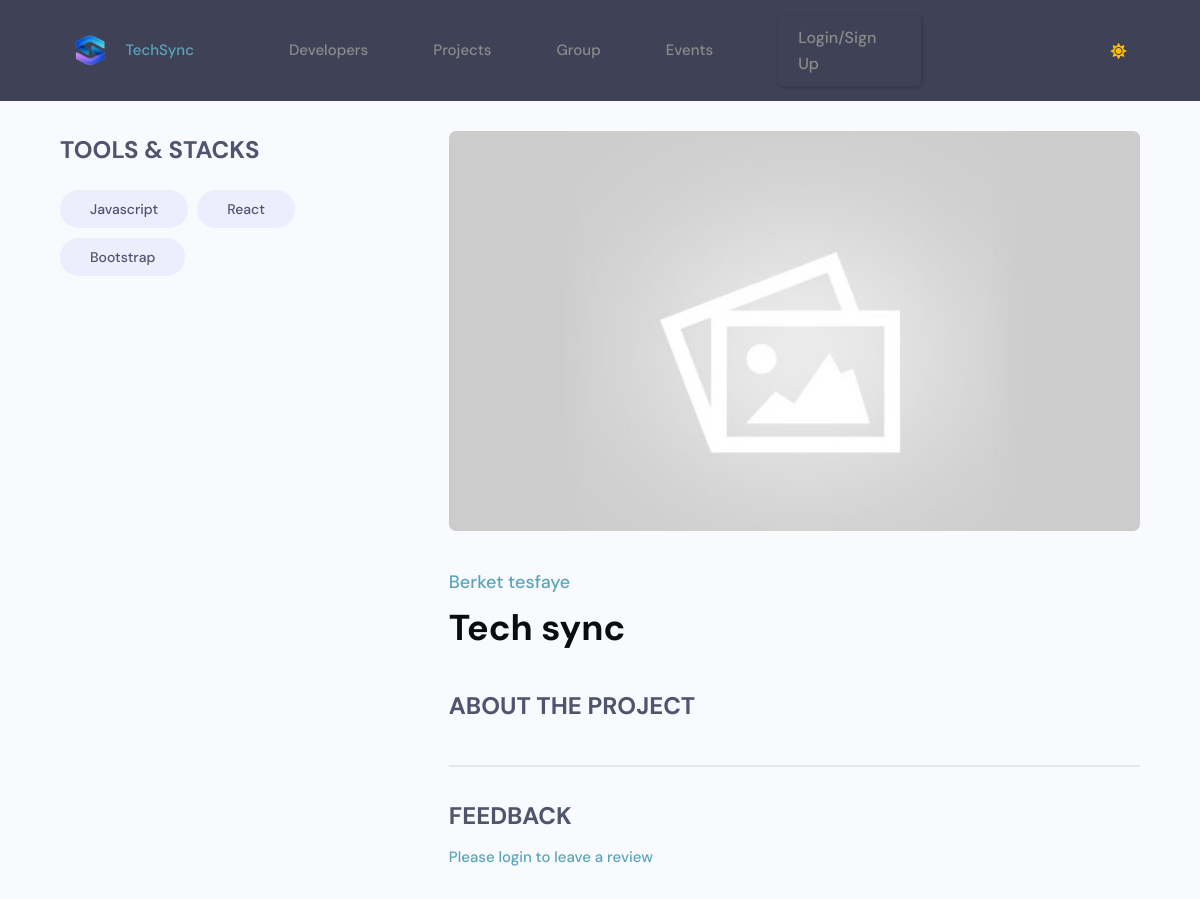
/projects/project_detail/0aa25891-22df-470f-a765-7d520398514d/, run on an earlier commit of the app's database.
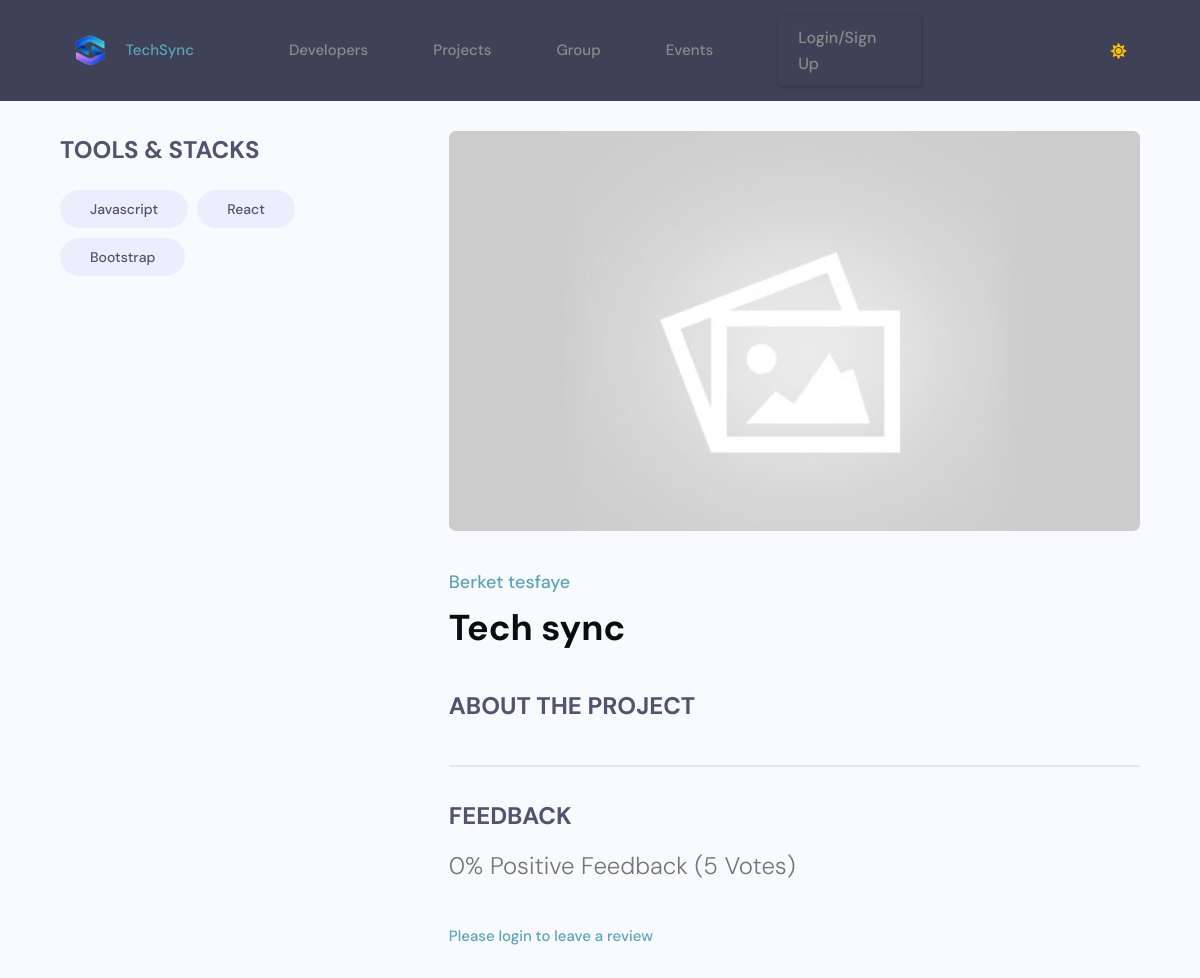
And on a later commit of the database.
### projects/models.py (models this page shows, shortened)
class Project(models.Model):
    id = models.UUIDField(default=uuid.uuid4, primary_key=True, unique=True, editable=False)
    owner = models.ForeignKey(Profile, on_delete=models.SET_NULL, null=True)
    title = models.CharField(max_length=100)
    description = models.TextField(null=True, blank=True)
    image = models.ImageField(null=True, blank=True, default='default.jpg', upload_to= 'project_image')
    demo_link = models.URLField(null=True, blank=True)
    source_link = models.URLField(null=True, blank=True)
    created_at = models.DateTimeField(auto_now_add=True)
    tags = models.ManyToManyField('Tag', blank=True)
    vote_count = models.IntegerField(default=0, null=True, blank=True)
    vote_ratio = models.IntegerField(default=0, null=True, blank=True)
    updated_at = models.DateTimeField(auto_now=True)
    created_at = models.DateTimeField(auto_now_add=True)
    class Meta:
        ordering = ['-created_at']

### users/models.py (models this page shows, shortened)
class Profile(models.Model):
    id = models.UUIDField(default=uuid.uuid4, primary_key=True, unique=True, editable=False, )
    user = models.OneToOneField(User, on_delete=models.CASCADE,null=True,blank=True)
    name = models.CharField(max_length=200, blank=True,null=True)
    username = models.CharField(max_length=200, blank=True,null=True,unique=True)
    headline = models.CharField(max_length=200, blank=True,null=True)
    about = models.TextField(blank=True, null=True)
    location = models.CharField(max_length=200, blank=True,null=True)
    profile_image = models.ImageField(null=True, blank=True,upload_to='profiles', default='default_profile.png')
    github_link = models.CharField(max_length=200, blank=True,null=True)
    twitter_link = models.CharField(max_length=200, blank=True,null=True)
    linkedin_link = models.CharField(max_length=200, blank=True,null=True)
    personal_link = models.CharField(max_length=200, blank=True,null=True)
    phone_regex = RegexValidator(
    regex=r'^\+?1?\d{9,15}$',
    message="Phone number must be entered in the format: '+999999999'. Up to 15 digits allowed."
    )
    phone_number = models.CharField(validators=[phone_regex], max_length=17, blank=True)  # validators should be a list
    created_at = models.DateTimeField(auto_now_add=True)

### projects/views.py (the view)
# urls.py: path('project_detail/<str:pk>/', views.project_detail, name='project_detail'),
def project_detail(request, pk):
    project = Project.objects.get(id=pk)
    tags = project.tags.all()
    if request.method == 'POST':
        form = ReviewForm(request.POST)
        if form.is_valid():
            review = form.save(commit=False)
            review.project = project
            review.owner = request.user.profile
            review.save()
            project.update_vote_count()
            return JsonResponse({'message': 'Review submitted successfully!'}, status=200)
        else:
            return JsonResponse({'errors': form.errors}, status=400)
    else:
        form = ReviewForm()
    context = {
        'project': project,
        'tags': tags,
        'form': form,
    }
    return render(request, 'projects/project_detail.html', context)

### techsync/context_processors.py (called while the page is built, shortened)
def navbar_data(request):
    profile = event_organizer = event_moderator = None
    return {
        'profile': profile,
        'event_organizer': event_organizer,
        'event_moderator': event_moderator,
    }

### templates/projects/project_detail.html (shortened to what this page needs)
{% extends "main/main.html" %}
{% block content %}
<main class="singleProject my-md">
    <div class="container">
        <div class="layout">
            <div class="column column--1of3">
                <h3 class="singleProject__subtitle">Tools & Stacks</h3>
                <div class="singleProject__toolStack">
                    {% for tags in project.tags.all %}
                    <span class="tag tag--pill tag--sub tag--lg">
                        <small>{{ tags.name }}</small>
                    </span>
                    {% endfor %}
                </div>
            </div>
            <div class="column column--2of3">
                <img class="singleProject__preview" src="{{project.image.url}}" alt="portfolio thumbnail" />
                <a href="{% url 'user-profile' project.owner.pk %}" class="singleProject__developer">{{project.owner.name}}</a>
                <h2 class="singleProject__title">{{project.title}}</h2>
                <h3 class="singleProject__subtitle">About the Project</h3>
                <div class="comments">
                    <h3 class="singleProject__subtitle">Feedback</h3>
                    {% if project.vote_count > 0 %}
                      <h5 class="project--rating">
                        {{project.vote_ratio}}% Positive Feedback ({{project.vote_count}}
                        Vote{{project.vote_count|pluralize:"s"}})
                      </h5>
                    {% endif %}
                    {% if request.user.profile.id in project.reviewers %}
                    <p>You have already submitted your review for this project</p>
                    {% elif request.user.profile == project.owner %}
                    <p>You cannot review your own work</p>
                    {% else %}
                    <a href="{% url 'login' %}?next={{request.path}}">Please login to leave a review</a>
                    {% endif %}
                </div>
            </div>
        </div>
    </div>
</main>
{% endblock %}

What changed in the data, as far as the page shows it:
changed Project "Tech sync": vote_ratio (not shown) → "0"; vote_count (not shown) → "5"
Also different on the page:
text now shown: "% Positive Feedback ( Vote )"
